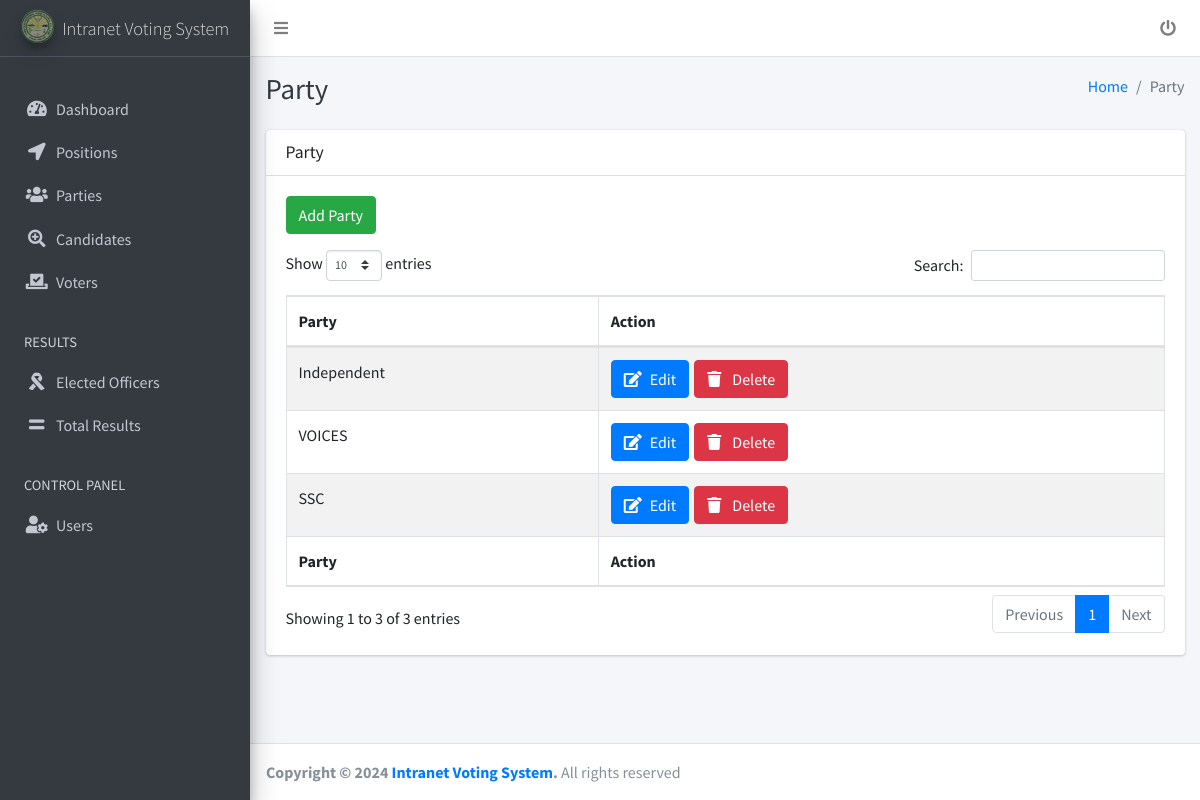
Screenshot of /?party=true (signed in) with the database file from the repository.
### tables this page shows
CREATE TABLE `party` (
  `ID` bigint(20) NOT NULL,
  `Name` varchar(100) NOT NULL,
  `LogoURL` varchar(200) NOT NULL
);

### IntranetVotingSystem/Function/QueryRepo/queryRepo.php (called while the page is built, shortened)
<?php
    class QueryRepo {
        function getParty($dbc1, $id){
            $query = "SELECT * FROM party";
            $query = $query . " ORDER BY ID, Name";
            $pdo = $dbc1->prepare($query);
            $pdo->execute();
            $parties = [];
            $count = 0;
            while($row = $pdo->fetch(PDO::FETCH_ASSOC)){
                $parties[$count] = array(
                    'ID' => $row['ID'],
                    'Name' => $row['Name'],
                    'LogoURL' => $row['LogoURL'],
                );
                $count++;
            }
            return $parties;
        }
    }
?>

### IntranetVotingSystem/UI/UIDynamics/Party/party.php
<?php
    class Position extends QueryRepo{
        function displayPosition($dbc1){
            $parties = $this->getParty($dbc1, NULL);
            if($parties != NULL){
                foreach ($parties as $party) {
                    echo '
                        <tr>
                            <td>'.$party['Name'].'</td>
                            <td style="display: flex; column-gap: 5px;">
                                <button type="button" class="btn btn-primary" data-toggle="modal" data-target="#edit'.$party['ID'].'"><i class="fas fa-edit nav-icon"></i><span class="ml-2 editButton">Edit</span></button>
                                <button type="button" class="btn btn-danger" data-toggle="modal" data-target="#delete'.$party['ID'].'"><i class="fas fa-trash nav-icon"></i><span class="ml-2 deleteButton"> Delete</span></button>
                            </td>
                        </tr>
                    ';
                }
            }
        }
    }
    $p = new Position();
    $p->displayPosition($dbc1);
?>

### rows the page displays
party: Name "Independent"
party: Name "VOICES"
party: Name "SSC"
